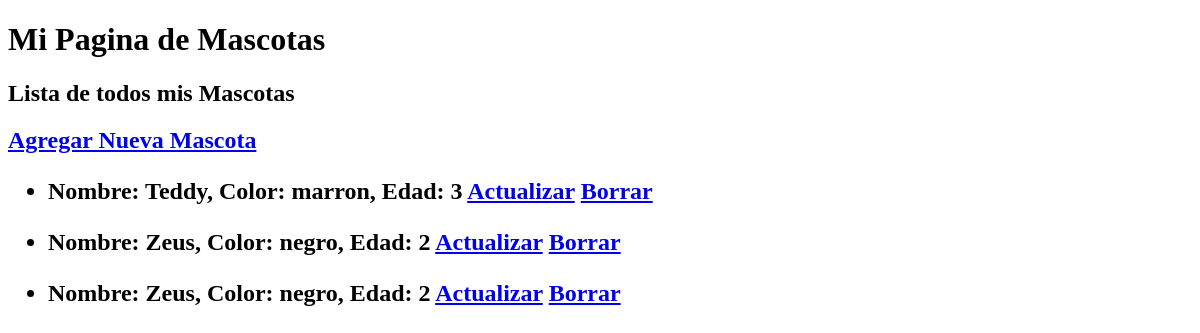
The page /mi-mascota/ on the database as committed earlier.
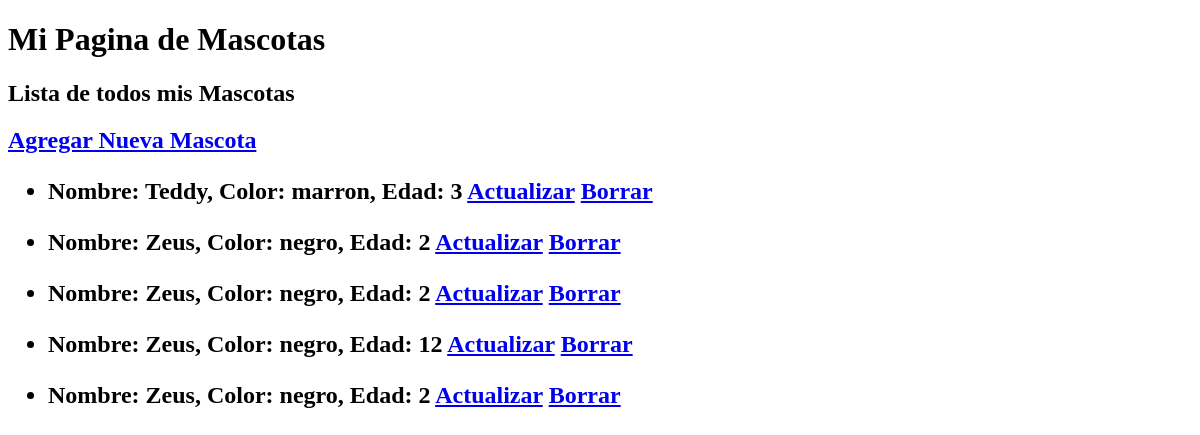
The same page on the database as committed later.
### ejemplo/models.py (models this page shows, shortened)
class Mascotas(models.Model):
    nombre = models.CharField(max_length=15)
    color = models.CharField(max_length=15)
    edad = models.IntegerField()

### ejemplo/views.py (the view)
# urls.py: path('mi-mascota/', mostrar_mascotas),
def mostrar_mascotas(request):
    lista_mascotas = Mascotas.objects.all()
    return render (request, "ejemplo/mascotas.html",  {"lista_mascotas": lista_mascotas})

### ejemplo/templates/ejemplo/mascotas.html
{% extends 'ejemplo/base_mascotas.html' %}
{% block contenido %}
<a href="/mi-mascota/alta">Agregar Nueva Mascota</a>
{% for mascota in lista_mascotas %}
<ul>
    <li> Nombre: {{mascota.nombre}}, Color: {{mascota.color}}, Edad: {{mascota.edad}}
        <a href='actualizar/{{ mascota.id }}'>Actualizar</a>
        <a href='borrar/{{ mascota.id }}'>Borrar</a>
    </li>
</ul>
{% endfor %}
{% endblock %}
{% block titulo%}
Lista de todos mis Mascotas
{% endblock %}

Rows that differ between the two databases and show on the page:
added Mascotas: nombre "Zeus", color "negro", edad "12"
added Mascotas: nombre "Zeus", color "negro", edad "2"
